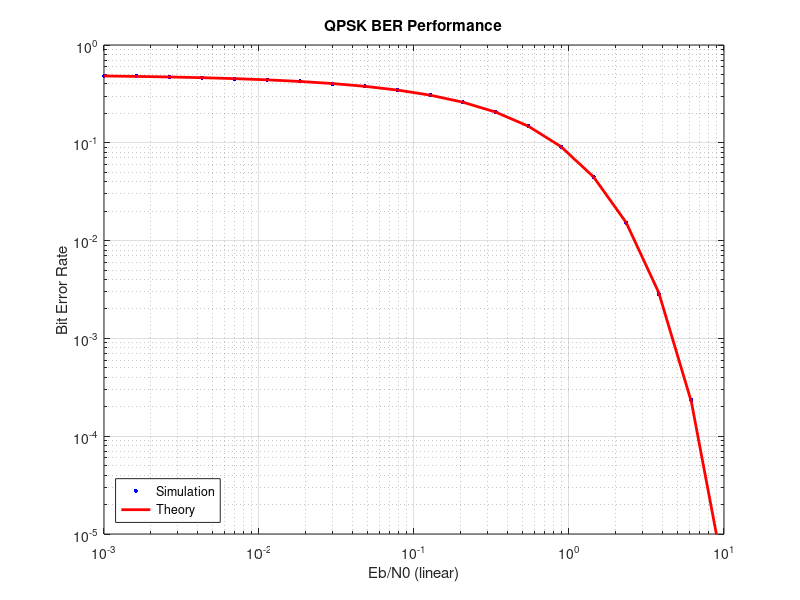

MATLAB code for this plot:
% QPSK Simulation using erfc for theoretical BER
% Parameters
symbolnum = 1000000; % Number of symbols
Es = 1; % Energy per symbol (Es = 2Eb for QPSK)

% Generate Eb/N0 values (linear scale from 10^-3 to 10^1)
EbN0_linear = logspace(-3, 1, 20); % 20 points from 10^-3 to 10^1

% Preallocate array for BER
ber_sim = zeros(size(EbN0_linear));

% Generate random bits and map to QPSK symbols
bits = randi([0 1], 1, 2*symbolnum);
symbols = (1-2*bits(1:2:end)) + 1j*(1-2*bits(2:2:end));
symbols = symbols * sqrt(Es/2); % Normalize symbol energy

% Simulation loop
for i = 1:length(EbN0_linear)
    % Calculate noise variance (N0 = Es/(2*EbN0) for QPSK)
    N0 = Es / (2 * EbN0_linear(i));
    
    % Generate complex noise
    noise = sqrt(N0/2) * (randn(size(symbols)) + 1j*randn(size(symbols)));
    
    % Received signal
    R = symbols + noise;
    
    % Decision
    bits_received = [real(R) < 0; imag(R) < 0];
    bits_received = bits_received(:)';
    
    % Calculate BER
    ber_sim(i) = sum(bits ~= bits_received) / (2*symbolnum);
end

% Theoretical BER for QPSK using erfc
ber_theory = 0.5 * erfc(sqrt(EbN0_linear));

% Plotting
figure;
loglog(EbN0_linear, ber_sim, 'b.', 'MarkerSize', 10, 'DisplayName', 'Simulation');
hold on;
loglog(EbN0_linear, ber_theory, 'r-', 'LineWidth', 2, 'DisplayName', 'Theory');
grid on;
xlabel('Eb/N0 (linear)');
ylabel('Bit Error Rate');
title('QPSK BER Performance');
legend('Location', 'southwest');
xlim([1e-3, 1e1]);
ylim([1e-5, 1]);
xticks(10.^(-3:1:1));
yticks(10.^(-5:1:0));